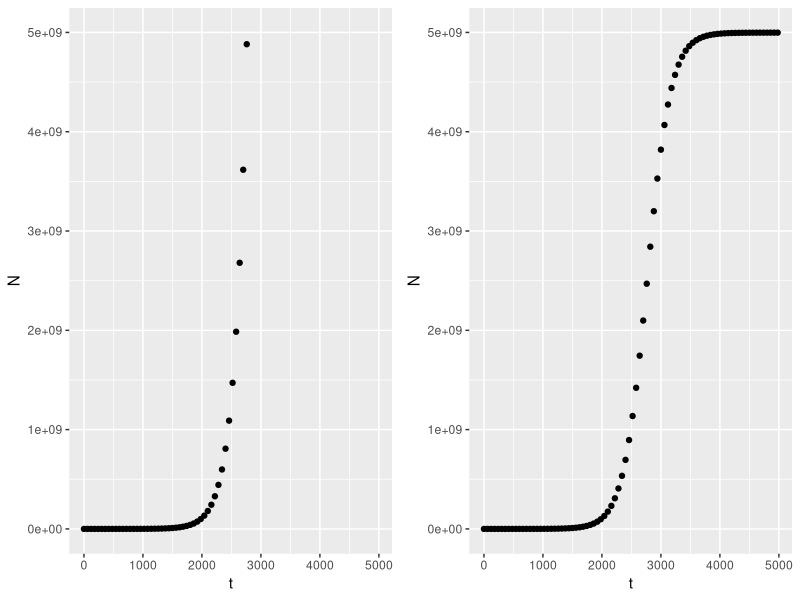
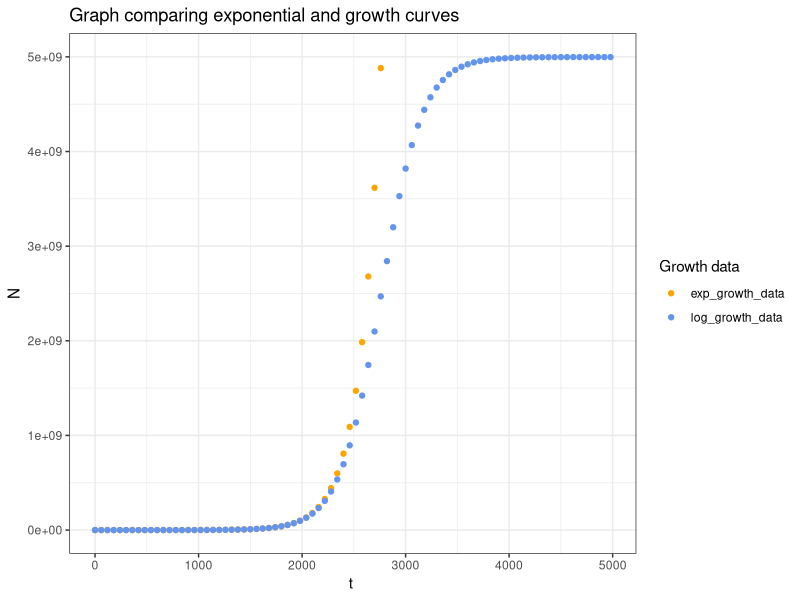
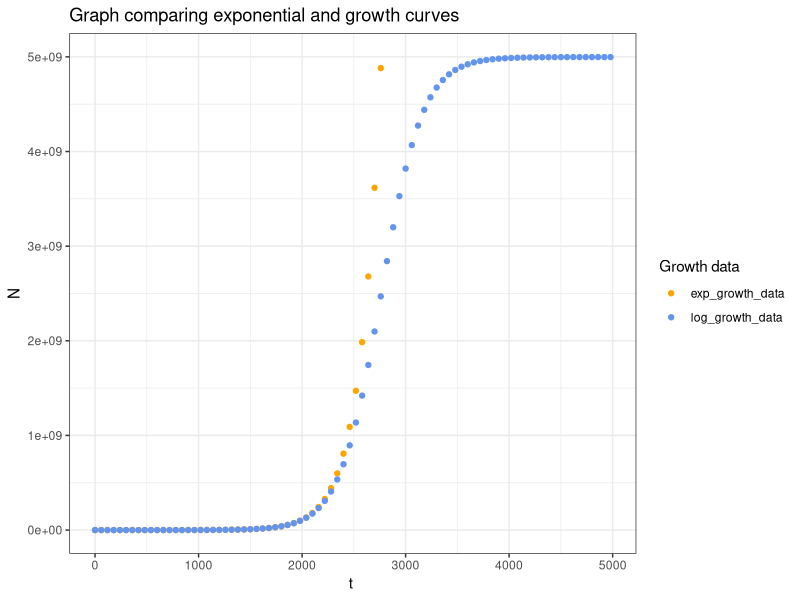

The R source for these figures, in order:
# Script to make a graph comparing exponential and logistic growth curves

## Install and load the necessary packages
install.packages(c("gridExtra", "tidyverse"))
library(gridExtra)
library(tidyverse)

## Previous parameter estimates
N0 <- exp(8.517e+00)

r <- 4.997e-03 

K <- 4.998e+09

## Exponential growth function

exp_function <- function(t) {
  
  N <- (N0*exp(r*t))
  
  return(N)
  
}

## Logistic growth function

log_function <- function(t) {
  
  N <- (N0*K*exp(r*t))/(K-N0+N0*exp(r*t))
  
  return(N)
  
}

## Generate data points for plotting

t <- seq(0, 4980, length.out = 84) # following the same time sequence as
  # experiment
N_exp <- exp_function(t)
N_log <- log_function(t)

## Create tibbles
exp_growth_data <- tibble(
  t = t,
  N = N_exp
)

log_growth_data <- tibble(
  t = t,
  N = N_log
)


## Plot the exponential growth curve

exp_growth_curve <- ggplot(aes(t,N), data = exp_growth_data) +
  
  geom_point() +
  
  ylim(0, 5e+9) # to make the scale the same as log growth
  

## Plot the logistic growth curve 
log_growth_curve <- ggplot(aes(t,N), data = log_growth_data) +
  
  geom_point() +
  
  ylim(0, 5e+9)

## Code to compare the graphs

grid.arrange(exp_growth_curve, log_growth_curve, ncol=2)

## Plot the two on the same graph

combined_graph <- ggplot() +
  geom_point(data = exp_growth_data, aes(x = t, y = N_exp, color = "exp_growth_data")) +
  geom_point(data = log_growth_data, aes(x = t, y = N_log, color = "log_growth_data")) +
  scale_color_manual(values = c("exp_growth_data" = "orange", "log_growth_data" = "cornflowerblue")) +
  ylim(0, 5e+09) +
  labs(title = "Graph comparing exponential and growth curves",
       x = "t ",
       y = "N",
       color = "Growth data") +
  theme_bw()

print(combined_graph)

## Save the graph

ggsave("exp_log_growth_curves_fig.png", combined_graph, width = 12, height = 8, units = "in")
## List relevant packages
sink(file = "package-versions.txt")
sessionInfo()
sink()
